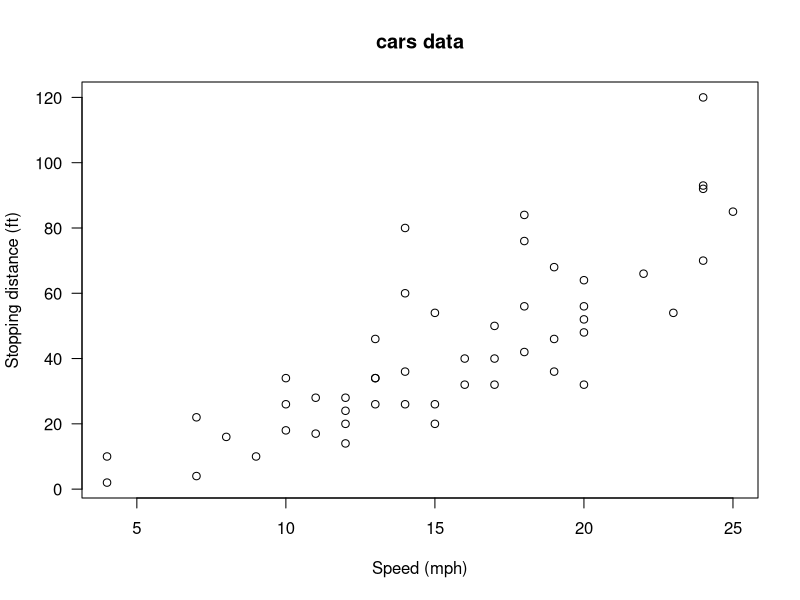

The R source for this figure:
## ---- chunk 1
model <- lm(dist ~ speed, data = cars)
summary(model)
## ---- chunk 2
plot(cars, xlab = "Speed (mph)", ylab = "Stopping distance (ft)",
     las = 1)
title(main = "cars data")
